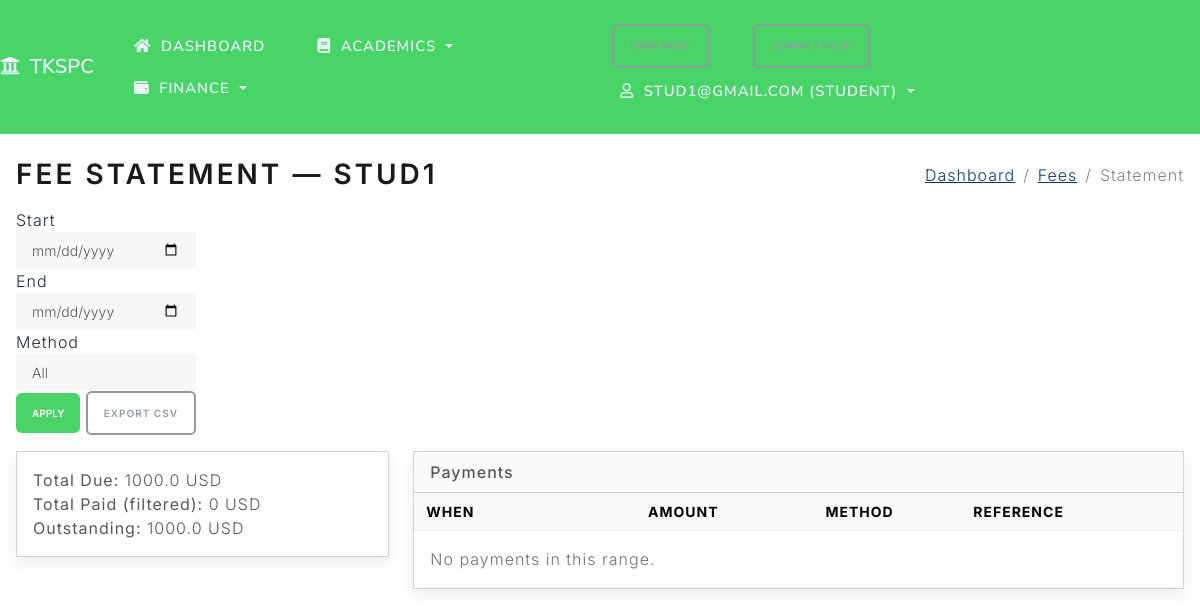
Page /finance/fees/1/statement (signed in) on the committed database.
### project/models.py (models this page shows, shortened)
class Student(db.Model):
    id = db.Column(db.Integer, primary_key=True)
    name = db.Column(db.String(100), nullable=False)
    email = db.Column(db.String(120), unique=True, nullable=False)
    phone = db.Column(db.String(20), nullable=False)
    registration_number = db.Column(db.String(50), unique=True)
    roll_number = db.Column(db.String(50), unique=True)
    address = db.Column(db.Text)
    date_of_birth = db.Column(db.Date)
    gender = db.Column(db.String(20))
    admission_date = db.Column(db.Date)
    department_id = db.Column(db.Integer, db.ForeignKey('department.id'))
    guardian_name = db.Column(db.String(100))
    guardian_phone = db.Column(db.String(20))
    guardian_email = db.Column(db.String(100))
    status = db.Column(db.String(20), default='active')
    tutor_id = db.Column(db.Integer, db.ForeignKey('teacher.id'))
    nationality = db.Column(db.String(50))
    blood_group = db.Column(db.String(10))
    religion = db.Column(db.String(50))
    community = db.Column(db.String(50))
    sslc_marks = db.Column(db.Integer)
    hsc_marks = db.Column(db.Integer)
    current_year = db.Column(db.Integer)
    semester_id = db.Column(db.Integer, db.ForeignKey('semester.id'))
    section = db.Column(db.String(10))
    father_name = db.Column(db.String(100))
    mother_name = db.Column(db.String(100))
    emergency_contact_name = db.Column(db.String(100))
    emergency_contact_phone = db.Column(db.String(20))
    previous_school = db.Column(db.String(255))
    aadhar_no = db.Column(db.String(20))
    community_cert_no = db.Column(db.String(50))
    annual_income = db.Column(db.Float)
    income_cert_no = db.Column(db.String(50))
    temp_password = db.Column(db.String(100))
    courses = db.relationship('Course', secondary=enrollments, backref='students', lazy=True)
    attendances = db.relationship('Attendance', backref='student', lazy=True, cascade="all, delete-orphan")
    grades = db.relationship('Grade', backref='student', lazy=True, cascade="all, delete-orphan")
    fee_accounts = db.relationship('FeeAccount', backref='student', lazy=True, cascade="all, delete-orphan")
    invoices = db.relationship('Invoice', backref='student', lazy=True, cascade="all, delete-orphan")
    payments = db.relationship('FeePayment', backref='student', lazy=True, cascade="all, delete-orphan")
    parent_links = db.relationship('ParentStudentLink', backref='student', lazy=True, cascade="all, delete-orphan")

class Invoice(db.Model):
    id = db.Column(db.Integer, primary_key=True)
    student_id = db.Column(db.Integer, db.ForeignKey('student.id'), nullable=False)
    amount_due = db.Column(db.Float, nullable=False)
    description = db.Column(db.String(200), nullable=True)
    issued_at = db.Column(db.DateTime, nullable=False, default=datetime.utcnow)
    due_date = db.Column(db.Date, nullable=True)
    status = db.Column(db.String(20), nullable=False, default='unpaid')  # unpaid, paid, partial
    paid_amount = db.Column(db.Float, nullable=False, default=0.0)
    currency = db.Column(db.String(10), nullable=False, default='USD')
    reference = db.Column(db.String(120), nullable=True)
    waiver_amount = db.Column(db.Float, nullable=False, default=0.0)
    discount_percent = db.Column(db.Float, nullable=True)
    tax_percent = db.Column(db.Float, nullable=True)

### project/routes.py (the view)
@app.route('/finance/fees/<int:student_id>/statement')
@crud_required('fee', 'read')
def fee_statement(student_id):
    student = Student.query.get_or_404(student_id)
    role = session.get('role')
    user = session.get('user')
    if role == 'student' and student.email != user:
        flash('You are not authorized to view this statement.', 'danger')
        return redirect(url_for('dashboard'))
    if role == 'parent':
        link = ParentStudentLink.query.filter_by(parent_username=user, student_id=student.id).first()
        if not link:
            flash('You are not authorized to view this statement.', 'danger')
            return redirect(url_for('dashboard'))
    start_date = request.args.get('start_date', '').strip()
    end_date = request.args.get('end_date', '').strip()
    method = request.args.get('method', '').strip()
    q = FeePayment.query.filter(FeePayment.student_id == student_id)
    from datetime import datetime, timedelta
    try:
        if start_date:
            sd = datetime.strptime(start_date, '%Y-%m-%d')
            q = q.filter(FeePayment.paid_at >= sd)
        if end_date:
            ed = datetime.strptime(end_date, '%Y-%m-%d') + timedelta(days=1)
            q = q.filter(FeePayment.paid_at < ed)
    except Exception:
        pass
    if method:
        q = q.filter(FeePayment.method == method)
    payments = q.order_by(FeePayment.paid_at.desc()).all()
    total_paid = sum(p.amount or 0.0 for p in payments)
    total_due = sum(i.amount_due or 0.0 for i in Invoice.query.filter_by(student_id=student_id).all())
    outstanding = max(total_due - sum(p.amount or 0.0 for p in FeePayment.query.filter_by(student_id=student_id).all()), 0.0)
    return render_template('fee_statement.html', title='Fee Statement', student=student, payments=payments, total_paid=total_paid, total_due=total_due, outstanding=outstanding, start_date=start_date, end_date=end_date, method=method)

### project/routes.py (called while the page is built)
def crud_required(resource: str, action: str):
    def decorator(fn):
        @wraps(fn)
        def wrapper(*args, **kwargs):
            if not session.get('logged_in'):
                flash('Please log in to access this page.', 'warning')
                return redirect(url_for('login', next=request.path))
            role = session.get('role')
            allowed = CRUD_PERMISSIONS.get(resource, {}).get(action, [])
            if role not in allowed:
                flash('You are not authorized to perform this action.', 'danger')
                return redirect(url_for('index'))
            return fn(*args, **kwargs)
        return wrapper
    return decorator

### project/templates/fee_statement.html (shortened to what this page needs)
{% extends 'base.html' %}
{% block page_title %}<h2 class="mb-0">Fee Statement — {{ student.name }}</h2>{% endblock %}
{% block breadcrumbs %}
  <li class="breadcrumb-item"><a href="{{ url_for('dashboard') }}">Dashboard</a></li>
  <li class="breadcrumb-item"><a href="{{ url_for('finance_fees') }}">Fees</a></li>
  <li class="breadcrumb-item active" aria-current="page">Statement</li>
{% endblock %}
{% block content %}
<div class="d-flex justify-content-between align-items-center mb-3">
  <form class="form-inline" method="get" action="{{ url_for('fee_statement', student_id=student.id) }}">
    <label class="mr-2">Start</label>
    <input type="date" name="start_date" class="form-control form-control-sm mr-2" value="{{ start_date }}">
    <label class="mr-2">End</label>
    <input type="date" name="end_date" class="form-control form-control-sm mr-2" value="{{ end_date }}">
    <label class="mr-2">Method</label>
    <select name="method" class="form-control form-control-sm mr-2">
      <option value="" {% if not method %}selected{% endif %}>All</option>
    </select>
    <button type="submit" class="btn btn-sm btn-primary mr-2">Apply</button>
    <a class="btn btn-sm btn-outline-secondary" href="{{ url_for('fee_statement_csv', student_id=student.id, start_date=start_date, end_date=end_date, method=method) }}">Export CSV</a>
  </form>
</div>
<div class="row">
  <div class="col-md-4">
    <div class="card mb-3">
      <div class="card-body">
        <div><strong>Total Due:</strong> {{ total_due }} {{ config.DEFAULT_CURRENCY }}</div>
        <div><strong>Total Paid (filtered):</strong> {{ total_paid }} {{ config.DEFAULT_CURRENCY }}</div>
        <div><strong>Outstanding:</strong> {{ outstanding }} {{ config.DEFAULT_CURRENCY }}</div>
      </div>
    </div>
  </div>
  <div class="col-md-8">
    <div class="card mb-3">
      <div class="card-header">Payments</div>
      <div class="card-body p-0">
        <div class="table-responsive">
          <table class="table table-sm table-hover mb-0">
            <thead>
              <tr>
                <th style="min-width: 150px;">When</th>
                <th style="min-width: 120px;">Amount</th>
                <th style="min-width: 100px;">Method</th>
                <th style="min-width: 150px;">Reference</th>
              </tr>
            </thead>
            <tbody>
              {% if payments|length == 0 %}
              <tr>
                <td colspan="4" class="text-muted p-3">No payments in this range.</td>
              </tr>
              {% endif %}
            </tbody>
          </table>
        </div>
      </div>
    </div>
  </div>
</div>
{% endblock %}

### project/templates/base.html (shortened to what this page needs)
<!DOCTYPE html>
<html>
<head>
    <link rel="stylesheet" href="https://cdn.jsdelivr.net/npm/bootswatch@5.3.2/dist/lux/bootstrap.min.css">
    <link rel="stylesheet" href="https://cdnjs.cloudflare.com/ajax/libs/font-awesome/5.15.4/css/all.min.css">
    <link rel="stylesheet" href="{{ url_for('static', filename='css/app.css') }}">
</head>
<body class="loading">
    <nav class="navbar navbar-expand-lg navbar-dark bg-tkspc sticky-top">
        <a class="navbar-brand" href="{{ url_for('students') }}"><i class="fas fa-university me-1"></i> TKSPC</a>
        <div class="collapse navbar-collapse" id="navMain">
            <ul class="navbar-nav me-auto">
                {% if session.get('logged_in') %}
                <li class="nav-item {% if request.endpoint == 'dashboard' %}active{% endif %}">
                    <a class="nav-link" href="{{ url_for('dashboard') }}" aria-label="Dashboard" data-bs-toggle="tooltip" data-bs-placement="bottom" title="Dashboard"><i class="fas fa-home me-1"></i><span class="nav-label">Dashboard</span></a>
                </li>
                <li class="nav-item dropdown">
                    <a class="nav-link dropdown-toggle" href="#" id="navAcademics" role="button" data-bs-toggle="dropdown" aria-expanded="false"><i class="fas fa-book me-1"></i><span class="nav-label">Academics</span></a>
                </li>
                <li class="nav-item dropdown">
                    <a class="nav-link dropdown-toggle" href="#" id="navFinance" role="button" data-bs-toggle="dropdown" aria-expanded="false"><i class="fas fa-wallet me-1"></i><span class="nav-label">Finance</span></a>
                </li>
                {% endif %}
            </ul>
            <ul class="navbar-nav ms-auto">
                <li class="nav-item">
                    <button id="themeToggle" class="btn btn-sm btn-outline-secondary me-2" type="button">Dark Mode</button>
                </li>
                <li class="nav-item">
                    <button id="compactToggle" class="btn btn-sm btn-outline-secondary me-2" type="button">Compact Mode</button>
                </li>
                {% if session.get('logged_in') %}
                <li class="nav-item dropdown">
                    <a class="nav-link dropdown-toggle" href="#" id="navAccount" role="button" data-bs-toggle="dropdown" aria-expanded="false"><i class="far fa-user me-1"></i>{{ session.get('user') }} ({{ session.get('role', 'staff') }})</a>
                </li>
                {% else %}
                <li class="nav-item {% if request.endpoint == 'login' %}active{% endif %}"><a class="nav-link" href="{{ url_for('login') }}"><i class="fas fa-sign-in-alt mr-1"></i>Login</a></li>
                {% endif %}
            </ul>
        </div>
    </nav>
    <div class="container-fluid mt-4 px-3">
        <div class="d-flex justify-content-between align-items-center mb-3 page-header">
            <div>
                {% block page_title %}{% endblock %}
            </div>
            <nav aria-label="breadcrumb">
                <ol class="breadcrumb mb-0">
                    {% block breadcrumbs %}{% endblock %}
                </ol>
            </nav>
        </div>
        <div id="toastContainer" class="toast-container position-fixed p-3" style="top: 1rem; right: 1rem; z-index: 1080;">
        </div>
        {% block content %}{% endblock %}
    </div>
  </body>
</html>

### project/static/css/app.css (style rules this page uses)
:root { --bg: #ffffff; --text: #1f2937; --muted: #6b7280; --card-bg: #ffffff; --card-shadow: 0 0.35rem 0.9rem rgba(0,0,0,0.08); --table-header-bg: #f8f9fa; --tkspc-primary: #49d468; --tkspc-secondary: #f39c12; --tkspc-accent: #1abc9c; --link: #0b3a6d; --link-hover: #072a4d; }
body { background-color: var(--bg); color: var(--text); }
.container-fluid { font-family: 'Inter', system-ui, -apple-system, Segoe UI, Roboto, Helvetica, Arial, 'Apple Color Emoji', 'Segoe UI Emoji'; }
.navbar-brand { font-weight: 600; letter-spacing: 0.2px; }
.navbar .nav-link { padding: 0.5rem 0.6rem; font-size: 0.92rem; }
.navbar .navbar-nav { gap: 0.25rem; }
.navbar .nav-link { display: inline-flex; align-items: center; gap: 0.35rem; }
.navbar-dark.bg-tkspc { background-color: var(--tkspc-primary) !important; }
.navbar-dark .navbar-brand, .navbar-dark .nav-link { color: #eaf2fb; }
a { color: var(--link); }
@media (min-width: 993px) { .navbar .navbar-nav { flex-wrap: wrap; } }
.card { box-shadow: var(--card-shadow); background-color: var(--card-bg); }
.card-header { font-weight: 500; }
table.table thead th { background-color: var(--table-header-bg); }
table.table td, table.table th { vertical-align: middle; }
.table-sm td, .table-sm th { padding: 0.5rem 0.75rem; }
.table-responsive { border-radius: 0.35rem; overflow-x: auto; -webkit-overflow-scrolling: touch; }
.btn { border-radius: 0.35rem; }
.btn-primary { background-color: var(--tkspc-primary); border-color: var(--tkspc-primary); }
.form-inline .form-control { min-width: 180px; }
.text-muted { color: var(--muted) !important; }
.breadcrumb { background: transparent; }
.breadcrumb .breadcrumb-item a { color: var(--link); }
.toast-container { pointer-events: none; }

### rows in the picture
Student: get "STUD1@GMAIL.COM", name "STUD1"
Invoice: DEFAULT_CURRENCY "USD"

### other values in the picture
{{ session.get('role', 'staff') }} "STUDENT"
{{ total_due }} "1000.0"
{{ total_paid }} "0"
{{ outstanding }} "1000.0"
